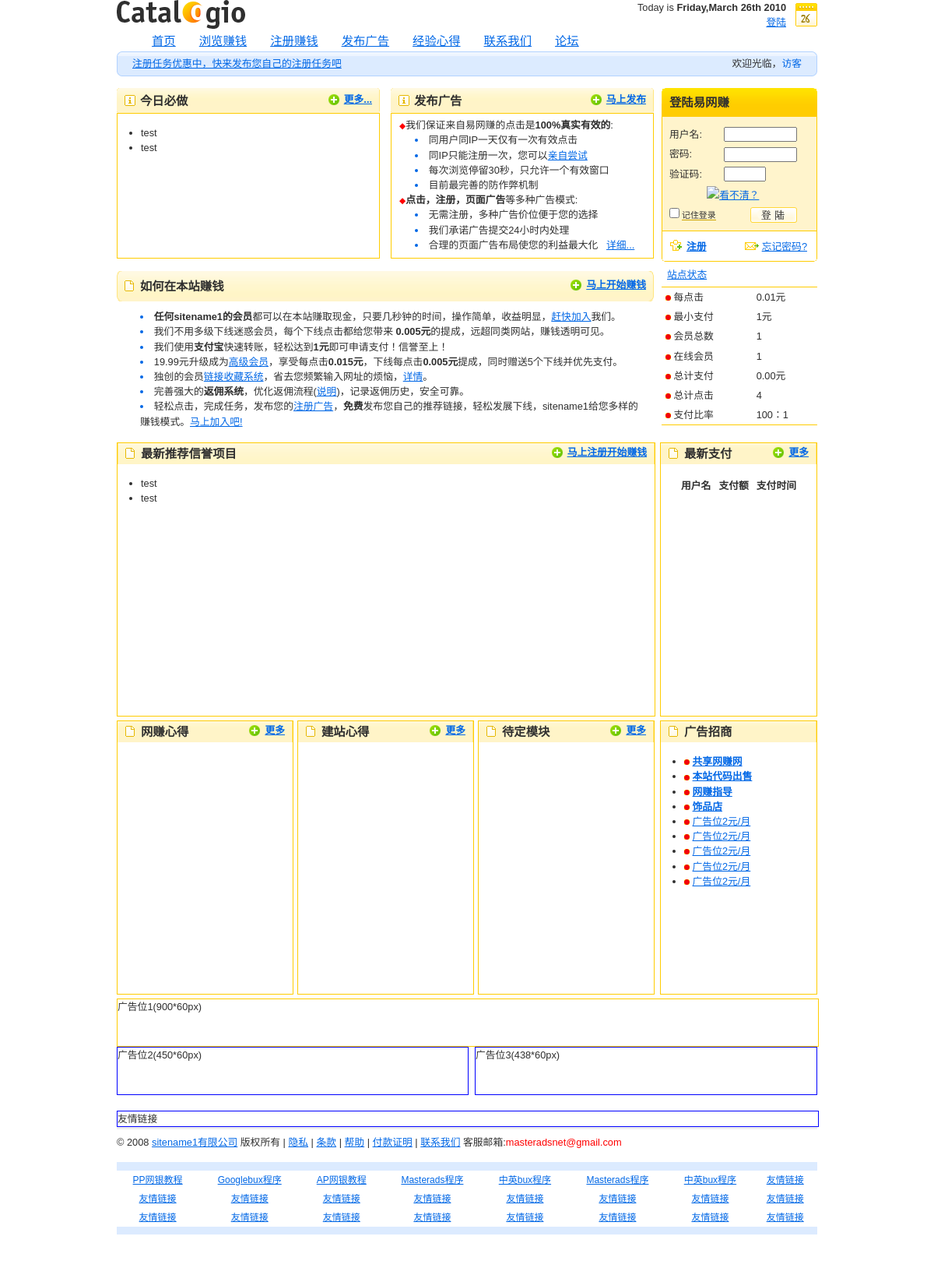
The page / on the database its author committed.
### tables this page shows
CREATE TABLE IF NOT EXISTS `tb_site` (
  `id` varchar(11) NOT NULL DEFAULT '',
  `sitename` varchar(30) NOT NULL DEFAULT '',
  `sitepp` varchar(30) NOT NULL DEFAULT '',
  KEY `id` (`id`)
);

CREATE TABLE IF NOT EXISTS `tb_config` (
  `id` int(11) NOT NULL AUTO_INCREMENT,
  `item` varchar(15) NOT NULL DEFAULT '',
  `howmany` varchar(15) NOT NULL DEFAULT '',
  `price` varchar(150) NOT NULL DEFAULT '',
  `signupvalue` varchar(150) NOT NULL DEFAULT '',
  KEY `id` (`id`)
);

### funciones.php (called while the page is built, shortened)
<?php
function limpiar($mensaje)
{
$mensaje = htmlentities(stripslashes(trim($mensaje)));
$mensaje = str_replace("'"," ",$mensaje);
$mensaje = str_replace(";"," ",$mensaje);
$mensaje = str_replace("$"," ",$mensaje);
return $mensaje;
}
?>

### index.php (the view, shortened to what this page needs)
<?php include ('header.php') ?>
<div id="page" class="box">
    <div class="box">
      <div id="col-l">
      	<div class="topleft" sytle="float:left;">
          <div class="title01338-top"></div>
		    <div class="title01338">
		      <div class="title01338-in">
		      	<p class="f-right noprint"><strong><a href="#" class="add">更多...</a></strong></p>
		        <h3 class="ico-info">今日必做</h3>
		      </div>
		    </div>
		  <div class="title01338-bottom">
		  </div>
		  <div class="topleftcontent">
		  <ul>
		  <li>test</li>
		  <li>test</li>
		  </ul>
		  </div>
      	</div>
      	<div class="topright" sytle="float:right">
          <div class="title01338-top"></div>
		    <div class="title01338">
		      <div class="title01338-in">
		      	<p class="f-right noprint"><strong><a href="#" class="add">马上发布</a></strong></p>
		        <h3 class="ico-info">发布广告</h3>
		      </div>
		    </div>
		  <div class="title01338-bottom"></div>
		  <div class="toprightcontent">
		  <div style="margin-left:5px;margin-top:5px;margin-right:5px;margin-bottom:5px;">
		  <span class="words">
		  <font>◆<span style="font-size:1.2em;">我们保证来自易网赚的点击是<strong>100%真实有效的</strong>:</span></font><br/>
		  <li><span>同用户同IP一天仅有一次有效点击</span></li>
		  <li><span>同IP只能注册一次，您可以<a href="register.php">亲自尝试</a></span></li>
		  <li><span>每次浏览停留30秒，只允许一个有效窗口</span></li>
		  <li><span>目前最完善的防作弊机制</span></li>
          <font>◆<span style="font-size:1.2em;"><strong>点击，注册，页面广告</strong>等多种广告模式:</span></font><?php if(strpos($_SERVER["HTTP_USER_AGENT"],"MSIE 7.0")||strpos($_SERVER["HTTP_USER_AGENT"],"MSIE 6.0"))
          echo "<br></br>";else echo "<br/>";
          ?>
          <li><span>无需注册，多种广告价位便于您的选择</span></li>
		  <li><span>我们承诺广告提交24小时内处理</span></li>
		  <li><span>合理的页面广告布局使您的利益最大化&nbsp;&nbsp;&nbsp;<?php echo "<a href=\"adver.php?r=".$elref."\">";?>详细...</a></span></li></span>
          </div>
		  </div>
      	</div>
        <div class="title01690-top" style="clear:both;"></div>
        <div class="title01690">
          <div class="title01690-in">
            <p class="f-right noprint"><strong><a href="#" class="add">马上开始赚钱</a></strong></p>
            <h2 class="ico-list">如何在本站赚钱</h2>
          </div>
        </div>
        <div class="title01690-bottom"></div>
        <div class="box">
        <div class="words" style="margin-left:5px;margin-right:20px;">
        <li><span><strong>任何<?php include('sitename.php'); ?>的会员</strong>都可以在本站赚取现金，只要几秒钟的时间，操作简单，收益明显，<a href="register.php">赶快加入</a>我们。</span></li>
        <li><span>我们不用多级下线迷惑会员，每个下线点击都给您带来<strong>
        <?php include('config.php');
		$sql = "SELECT * FROM tb_config WHERE item='referalclick' and howmany='1'";
		$result = mysql_query($sql);
		$row = mysql_fetch_array($result);
		echo $row["price"];
		mysql_close($con);?>元</strong>的提成，远超同类网站，赚钱透明可见。</span></li>
        <li><span>我们使用<strong>支付宝</strong>快速转账，轻松达到<strong><?php include('config.php');
								$sql = "SELECT * FROM tb_config WHERE item='payment' and howmany='1'";
								$result = mysql_query($sql);
								$row = mysql_fetch_array($result); echo $row["price"];
								mysql_close($con); ?>元</strong>即可申请支付！信誉至上！</li></span>
        <li><span><?php include('config.php');
								$sql = "SELECT * FROM tb_config WHERE item='upgrade' and howmany='1'";
								$result = mysql_query($sql);
								$row = mysql_fetch_array($result); echo $row["price"];
								mysql_close($con); ?>元升级成为<a href="upgrade.php">高级会员</a>，享受每点击<strong><?php include('config.php');
								$sql = "SELECT * FROM tb_config WHERE item='premiumclick' and howmany='1'";
								$result = mysql_query($sql);
								$row = mysql_fetch_array($result); echo $row["price"];
								mysql_close($con); ?>元</strong>，下线每点击<strong><?php include('config.php');
								$sql = "SELECT * FROM tb_config WHERE item='premiumreferalc' and howmany='1'";
								$result = mysql_query($sql);
								$row = mysql_fetch_array($result); echo $row["price"];
								mysql_close($con); ?>元</strong>提成，同时赠送5个下线并优先支付。</li></span>
		<li><span>独创的会员<a href="addlink.php">链接收藏系统</a>，省去您频繁输入网址的烦恼，<a href="">详情</a>。</li></span>
		<li><span>完善强大的<strong>返佣系统</strong>，优化返佣流程(<a href="#">说明</a>)，记录返佣历史，安全可靠。</li></span>
		<li><span>轻松点击，完成任务，发布您的<a href="adver.php">注册广告</a>，<strong>免费</strong>发布您自己的推荐链接，轻松发展下线，<?php include('sitename.php'); ?>给您多样的赚钱模式。<a href="register.php">马上加入吧!</a></li></span>
        </div>
        </div>
      </div>
      <div id="col-signup">
	      <?php include ('signup.php')?>
    </div>
    </div>
    <div>
    <div class="middleleft">
        <div class="title01690">
          <div class="title01690-in">
            <p class="f-right noprint"><strong><a href="#" class="add">马上注册开始赚钱</a></strong></p>
            <h2 class="ico-list">最新推荐信誉项目</h2>
          </div>
        </div>
    	<div style="height:95%;">
    	<ul>
		  <li>test</li>
		  <li>test</li>
		  </ul>
    	</div>
    </div>
    <div class="middleright">
        <div class="title01200">
          <div class="title01200-in">
          <p class="f-right noprint"><strong><a href="#" class="add">更多</a></strong></p>
           <h2 class="ico-list">最新支付</h2>
          </div>
        </div>
    	<div align="center" style="height:95%;">
    	<table cellpadding="0">
			<tr>
			<th ><b>用户名</b></th>
			<th ><b>支付额</b></th>
			<th ><b>支付时间</b></th></tr>
			<?php
			echo "</table>";
		?>
    	</div>
    </div>
    <div class="bot1">
        <div class="title01225">
          <div class="title01225-in">
          <p class="f-right noprint"><strong><a href="#" class="add">更多</a></strong></p>
           <h2 class="ico-list">网赚心得</h2>
          </div>
        </div>
    </div>
    <div class="bot2">
        <div class="title01225">
          <div class="title01225-in">
          <p class="f-right noprint"><strong><a href="#" class="add">更多</a></strong></p>
           <h2 class="ico-list">建站心得</h2>
          </div>
        </div>
    </div>
    <div class="bot3">
        <div class="title01225">
          <div class="title01225-in">
          <p class="f-right noprint"><strong><a href="#" class="add">更多</a></strong></p>
           <h2 class="ico-list">待定模块</h2>
          </div>
        </div>
    </div>
    <div class="bot4">
        <div class="title01200">
          <div class="title01200-in">
           <h2 class="ico-list">广告招商</h2>
          </div>
        </div>
    <ul id="weblinks">
	<li>
	<img border="0" src="images/bullet2.gif" width="7" height="7"  align="absmiddle" > <B><a href="http://www.sharewz.cn" target="_blank">共享网赚网</a></B></li>
	<li>
	<img border="0" src="images/bullet2.gif" width="7" height="7"  align="absmiddle" > <B><a href="buxscript.php" target="_blank">本站代码出售</a></B></li>
	<li>
	<img border="0" src="images/bullet2.gif" width="7" height="7"  align="absmiddle" > <a href="http://www.sharewz.com" target="_blank"><strong>网赚指导</strong></a></li>
	<li>
	<img border="0" src="images/bullet2.gif" width="7" height="7"  align="absmiddle" > <a href="http://shop34895911.taobao.com/" target="_blank"><strong>饰品店</strong></a></li>
	<li>
	<img border="0" src="images/bullet2.gif" width="7" height="7"  align="absmiddle" > <a href="#">广告位2元/月</a></li>
	<li>
	<img border="0" src="images/bullet2.gif" width="7" height="7"  align="absmiddle" > <a href="#">广告位2元/月</a></li>
	<li>
	<img border="0" src="images/bullet2.gif" width="7" height="7"  align="absmiddle" > <a href="#">广告位2元/月</a></li>
	<li>
	<img border="0" src="images/bullet2.gif" width="7" height="7"  align="absmiddle" > <a href="#">广告位2元/月</a></li>
	<li>
	<img border="0" src="images/bullet2.gif" width="7" height="7"  align="absmiddle" > <a href="#">广告位2元/月</a></li>
	</ul>
    </div>
    <div class="advbot1">广告位1(900*60px)</div>
    <div class="advbot2">广告位2(450*60px)</div>
    <div class="advbot3">广告位3(438*60px)</div>
    </div>
  </div>
<div class="friendlink">友情链接</div>
 <?php include('footer.php')?>

### sitename.php (shortened to what this page needs)
<?php
$sql = "SELECT * FROM tb_site WHERE id='1'";
$result = mysql_query($sql);
$row = mysql_fetch_array($result);
echo $row["sitename"];
?>

### sitestats.php (shortened to what this page needs)
<?php
$checkpemail = mysql_query("SELECT id FROM tb_users");
$pemail_exist = mysql_num_rows($checkpemail);
$sqryvar="Select sum(amount) from tb_history";
$iqryvar=mysql_query($sqryvar);
$tot1=mysql_result($iqryvar,0,0);
$totals=$tot1;
if ($totals==''){
	$totalpaid='0.00';
} else{
	$totalpaid=$tot1;
}
$sqryvar="Select sum(visits) from tb_users";
$iqryvar=mysql_query($sqryvar);
$tot1=mysql_result($iqryvar,0,0);
$clickserved=$tot1;
?>
        <div class="tabs-sidebar box">
          <ul id="switch">
            <li><a href="#tab-01"><span style="line-height:30px;">站点状态</span></a></li>
          </ul>
        </div>
<table width="100%"  class="nom_sitestats">
<tr>
<td>
<img border="0" src="images/bullet2.gif" width="7" height="7"  align="absmiddle" > 每点击 </td>
<td><?php include('config.php');
		$sql = "SELECT * FROM tb_config WHERE item='click' and howmany='1'";
		$result = mysql_query($sql);
		$row = mysql_fetch_array($result);
		echo $row["price"];
		mysql_close($con);?>元</td>
</tr>
<tr>
<td>
<img border="0" src="images/bullet2.gif" width="7" height="7"  align="absmiddle" > 最小支付</td>
<td><?php include('config.php');
				$sql = "SELECT * FROM tb_config WHERE item='payment' and howmany='1'";
				$result = mysql_query($sql);
				$row = mysql_fetch_array($result);
				echo $row["price"];
			?>元</td>
</tr>
<tr>
<td>
<img border="0" src="images/bullet2.gif" width="7" height="7"  align="absmiddle" > 会员总数</td>
<td><?php echo $pemail_exist; ?></td>
</tr>
<tr>
<td>
<img border="0" src="images/bullet2.gif" width="7" height="7"  align="absmiddle" > 在线会员</td>
<td><?php include("onlinesql.php"); ?></td>
</tr>
<tr>
<td>
<img border="0" src="images/bullet2.gif" width="7" height="7"  align="absmiddle" > 总计支付</td>
<td><?php echo $totalpaid?>元</td>
</tr>
<tr>
<td>
<img border="0" src="images/bullet2.gif" width="7" height="7"  align="absmiddle" > 总计点击</td>
<td><?php echo $clickserved?></td>
</tr>
<tr>
<td>
<img border="0" src="images/bullet2.gif" width="7" height="7"  align="absmiddle" > 支付比率</td>
<td>100：1</td>
</tr>
</table>

### rows shown on the page
tb_site: sitename "sitename1 sitename1 sitename1"
tb_config: price "0.005"
tb_config: price "1"
tb_config: price "19.99"
tb_config: price "0.015"
tb_config: price "0.005"
tb_config: price "0.01"

### other values the page prints
$today["weekday"] "Friday"
$today["month"] "March"
$today["year"] "2010"
$pemail_exist "1"
$uo_count[0] "1"
$totalpaid "0.00"
$clickserved "4"
